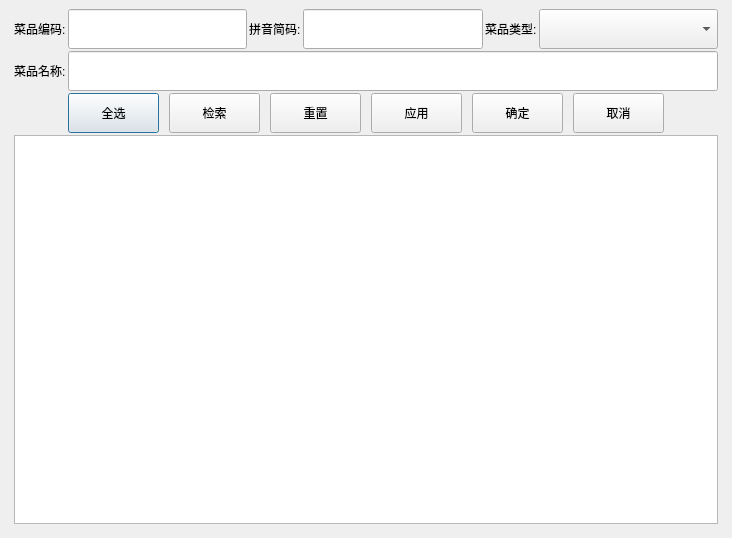
<?xml version="1.0" encoding="UTF-8"?>
<ui version="4.0">
 <class>back_special_add</class>
 <widget class="QDialog" name="back_special_add">
  <property name="geometry">
   <rect>
    <x>0</x>
    <y>0</y>
    <width>732</width>
    <height>538</height>
   </rect>
  </property>
  <property name="windowTitle">
   <string>Dialog</string>
  </property>
  <layout class="QVBoxLayout" name="verticalLayout_2">
   <property name="spacing">
    <number>6</number>
   </property>
   <property name="leftMargin">
    <number>9</number>
   </property>
   <property name="topMargin">
    <number>9</number>
   </property>
   <property name="rightMargin">
    <number>9</number>
   </property>
   <property name="bottomMargin">
    <number>9</number>
   </property>
   <item>
    <layout class="QVBoxLayout" name="verticalLayout">
     <property name="spacing">
      <number>2</number>
     </property>
     <property name="leftMargin">
      <number>5</number>
     </property>
     <property name="rightMargin">
      <number>5</number>
     </property>
     <property name="bottomMargin">
      <number>5</number>
     </property>
     <item>
      <layout class="QHBoxLayout" name="horizontalLayout">
       <item>
        <widget class="QLabel" name="label_2">
         <property name="sizePolicy">
          <sizepolicy hsizetype="Fixed" vsizetype="Fixed">
           <horstretch>0</horstretch>
           <verstretch>0</verstretch>
          </sizepolicy>
         </property>
         <property name="minimumSize">
          <size>
           <width>0</width>
           <height>40</height>
          </size>
         </property>
         <property name="text">
          <string>菜品编码:</string>
         </property>
        </widget>
       </item>
       <item>
        <widget class="QLineEdit" name="lineEdit">
         <property name="minimumSize">
          <size>
           <width>150</width>
           <height>40</height>
          </size>
         </property>
        </widget>
       </item>
       <item>
        <widget class="QLabel" name="label_3">
         <property name="sizePolicy">
          <sizepolicy hsizetype="Fixed" vsizetype="Fixed">
           <horstretch>0</horstretch>
           <verstretch>0</verstretch>
          </sizepolicy>
         </property>
         <property name="minimumSize">
          <size>
           <width>0</width>
           <height>40</height>
          </size>
         </property>
         <property name="text">
          <string>拼音简码:</string>
         </property>
        </widget>
       </item>
       <item>
        <widget class="QLineEdit" name="lineEdit_2">
         <property name="minimumSize">
          <size>
           <width>150</width>
           <height>40</height>
          </size>
         </property>
        </widget>
       </item>
       <item>
        <widget class="QLabel" name="label_4">
         <property name="sizePolicy">
          <sizepolicy hsizetype="Fixed" vsizetype="Fixed">
           <horstretch>0</horstretch>
           <verstretch>0</verstretch>
          </sizepolicy>
         </property>
         <property name="minimumSize">
          <size>
           <width>0</width>
           <height>40</height>
          </size>
         </property>
         <property name="text">
          <string>菜品类型:</string>
         </property>
        </widget>
       </item>
       <item>
        <widget class="QComboBox" name="comboBox">
         <property name="sizePolicy">
          <sizepolicy hsizetype="Expanding" vsizetype="Fixed">
           <horstretch>0</horstretch>
           <verstretch>0</verstretch>
          </sizepolicy>
         </property>
         <property name="minimumSize">
          <size>
           <width>150</width>
           <height>40</height>
          </size>
         </property>
        </widget>
       </item>
      </layout>
     </item>
     <item>
      <layout class="QHBoxLayout" name="horizontalLayout_2">
       <item>
        <widget class="QLabel" name="label_5">
         <property name="sizePolicy">
          <sizepolicy hsizetype="Fixed" vsizetype="Fixed">
           <horstretch>0</horstretch>
           <verstretch>0</verstretch>
          </sizepolicy>
         </property>
         <property name="minimumSize">
          <size>
           <width>0</width>
           <height>40</height>
          </size>
         </property>
         <property name="text">
          <string>菜品名称:</string>
         </property>
        </widget>
       </item>
       <item>
        <widget class="QLineEdit" name="lineEdit_3">
         <property name="minimumSize">
          <size>
           <width>150</width>
           <height>40</height>
          </size>
         </property>
        </widget>
       </item>
      </layout>
     </item>
     <item>
      <layout class="QHBoxLayout" name="horizontalLayout_3">
       <property name="spacing">
        <number>10</number>
       </property>
       <item>
        <spacer name="horizontalSpacer">
         <property name="orientation">
          <enum>Qt::Horizontal</enum>
         </property>
         <property name="sizeHint" stdset="0">
          <size>
           <width>40</width>
           <height>20</height>
          </size>
         </property>
        </spacer>
       </item>
       <item>
        <widget class="QPushButton" name="pushButton_15">
         <property name="sizePolicy">
          <sizepolicy hsizetype="Fixed" vsizetype="Fixed">
           <horstretch>0</horstretch>
           <verstretch>0</verstretch>
          </sizepolicy>
         </property>
         <property name="minimumSize">
          <size>
           <width>91</width>
           <height>40</height>
          </size>
         </property>
         <property name="focusPolicy">
          <enum>Qt::StrongFocus</enum>
         </property>
         <property name="text">
          <string>全选</string>
         </property>
         <property name="outer_stylesheet" stdset="0">
          <string>pushbutton</string>
         </property>
        </widget>
       </item>
       <item>
        <widget class="QPushButton" name="pushButton_10">
         <property name="sizePolicy">
          <sizepolicy hsizetype="Fixed" vsizetype="Fixed">
           <horstretch>0</horstretch>
           <verstretch>0</verstretch>
          </sizepolicy>
         </property>
         <property name="minimumSize">
          <size>
           <width>91</width>
           <height>40</height>
          </size>
         </property>
         <property name="focusPolicy">
          <enum>Qt::StrongFocus</enum>
         </property>
         <property name="text">
          <string>检索</string>
         </property>
         <property name="outer_stylesheet" stdset="0">
          <string>pushbutton</string>
         </property>
        </widget>
       </item>
       <item>
        <widget class="QPushButton" name="pushButton_11">
         <property name="sizePolicy">
          <sizepolicy hsizetype="Fixed" vsizetype="Fixed">
           <horstretch>0</horstretch>
           <verstretch>0</verstretch>
          </sizepolicy>
         </property>
         <property name="minimumSize">
          <size>
           <width>91</width>
           <height>40</height>
          </size>
         </property>
         <property name="focusPolicy">
          <enum>Qt::StrongFocus</enum>
         </property>
         <property name="text">
          <string>重置</string>
         </property>
         <property name="outer_stylesheet" stdset="0">
          <string>pushbutton</string>
         </property>
        </widget>
       </item>
       <item>
        <widget class="QPushButton" name="pushButton_12">
         <property name="sizePolicy">
          <sizepolicy hsizetype="Fixed" vsizetype="Fixed">
           <horstretch>0</horstretch>
           <verstretch>0</verstretch>
          </sizepolicy>
         </property>
         <property name="minimumSize">
          <size>
           <width>91</width>
           <height>40</height>
          </size>
         </property>
         <property name="focusPolicy">
          <enum>Qt::StrongFocus</enum>
         </property>
         <property name="text">
          <string>应用</string>
         </property>
         <property name="outer_stylesheet" stdset="0">
          <string>pushbutton</string>
         </property>
        </widget>
       </item>
       <item>
        <widget class="QPushButton" name="pushButton_13">
         <property name="sizePolicy">
          <sizepolicy hsizetype="Fixed" vsizetype="Fixed">
           <horstretch>0</horstretch>
           <verstretch>0</verstretch>
          </sizepolicy>
         </property>
         <property name="minimumSize">
          <size>
           <width>91</width>
           <height>40</height>
          </size>
         </property>
         <property name="focusPolicy">
          <enum>Qt::StrongFocus</enum>
         </property>
         <property name="text">
          <string>确定</string>
         </property>
         <property name="outer_stylesheet" stdset="0">
          <string>pushbutton</string>
         </property>
        </widget>
       </item>
       <item>
        <widget class="QPushButton" name="pushButton_14">
         <property name="sizePolicy">
          <sizepolicy hsizetype="Fixed" vsizetype="Fixed">
           <horstretch>0</horstretch>
           <verstretch>0</verstretch>
          </sizepolicy>
         </property>
         <property name="minimumSize">
          <size>
           <width>91</width>
           <height>40</height>
          </size>
         </property>
         <property name="focusPolicy">
          <enum>Qt::StrongFocus</enum>
         </property>
         <property name="text">
          <string>取消</string>
         </property>
         <property name="outer_stylesheet" stdset="0">
          <string>pushbutton</string>
         </property>
        </widget>
       </item>
       <item>
        <spacer name="horizontalSpacer_2">
         <property name="orientation">
          <enum>Qt::Horizontal</enum>
         </property>
         <property name="sizeHint" stdset="0">
          <size>
           <width>40</width>
           <height>20</height>
          </size>
         </property>
        </spacer>
       </item>
      </layout>
     </item>
     <item>
      <widget class="QTableView" name="tableView"/>
     </item>
    </layout>
   </item>
  </layout>
 </widget>
 <resources/>
 <connections/>
</ui>
